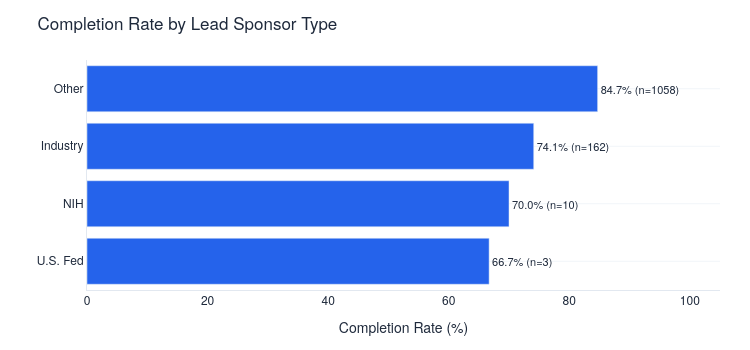

Notebook source saved alongside this figure:
### Code cell
# ── Chart 2B: Completion rate by sponsor type ────────────────────────────
df_2b_sorted = df_2b.sort_values('completion_rate_pct', ascending=True)

fig_2b = go.Figure()

fig_2b.add_trace(go.Bar(
    x=df_2b_sorted['completion_rate_pct'],
    y=df_2b_sorted['agency_class'],
    orientation='h',
    marker_color=COLORS['primary'],
    text=[f"{r}% (n={n})" for r, n in zip(df_2b_sorted['completion_rate_pct'], df_2b_sorted['total_resolved'])],
    textposition='outside',
    textfont=dict(size=11),
))

fig_2b.update_layout(
    **LAYOUT_DEFAULTS,
    title='Completion Rate by Lead Sponsor Type',
    xaxis_title='Completion Rate (%)',
    yaxis_title='',
    height=350,
    width=750,
    showlegend=False,
    xaxis_range=[0, 105],
)
clean_axes(fig_2b)
fig_2b.show()

### Figure 1 — Plotly figure (JSON) as saved in the notebook; plotly's stock layout.template omitted (floating-point values rounded to 4 significant figures)
{"data": [{"marker": {"color": "#2563EB"}, "orientation": "h", "text": ["66.7% (n=3)", "70.0% (n=10)", "74.1% (n=162)", "84.7% (n=1058)"], "textfont": {"size": 11}, "textposition": "outside", "type": "bar", "x": [66.7, 70, 74.1, 84.7], "y": ["U.S. Fed", "NIH", "Industry", "Other"]}], "layout": {"font": {"color": "#1E293B", "family": "Helvetica Neue, Arial, sans-serif"}, "height": 350, "hoverlabel": {"bgcolor": "white", "font": {"size": 12}}, "margin": {"b": 60, "l": 60, "r": 30, "t": 60}, "paper_bgcolor": "white", "plot_bgcolor": "white", "showlegend": false, "title": {"text": "Completion Rate by Lead Sponsor Type"}, "width": 750, "xaxis": {"linecolor": "#E2E8F0", "linewidth": 1, "range": [0, 105], "showgrid": false, "title": {"text": "Completion Rate (%)"}}, "yaxis": {"gridcolor": "#F1F5F9", "gridwidth": 1, "linecolor": "#E2E8F0", "linewidth": 1, "showgrid": true, "title": {"text": ""}}}}
